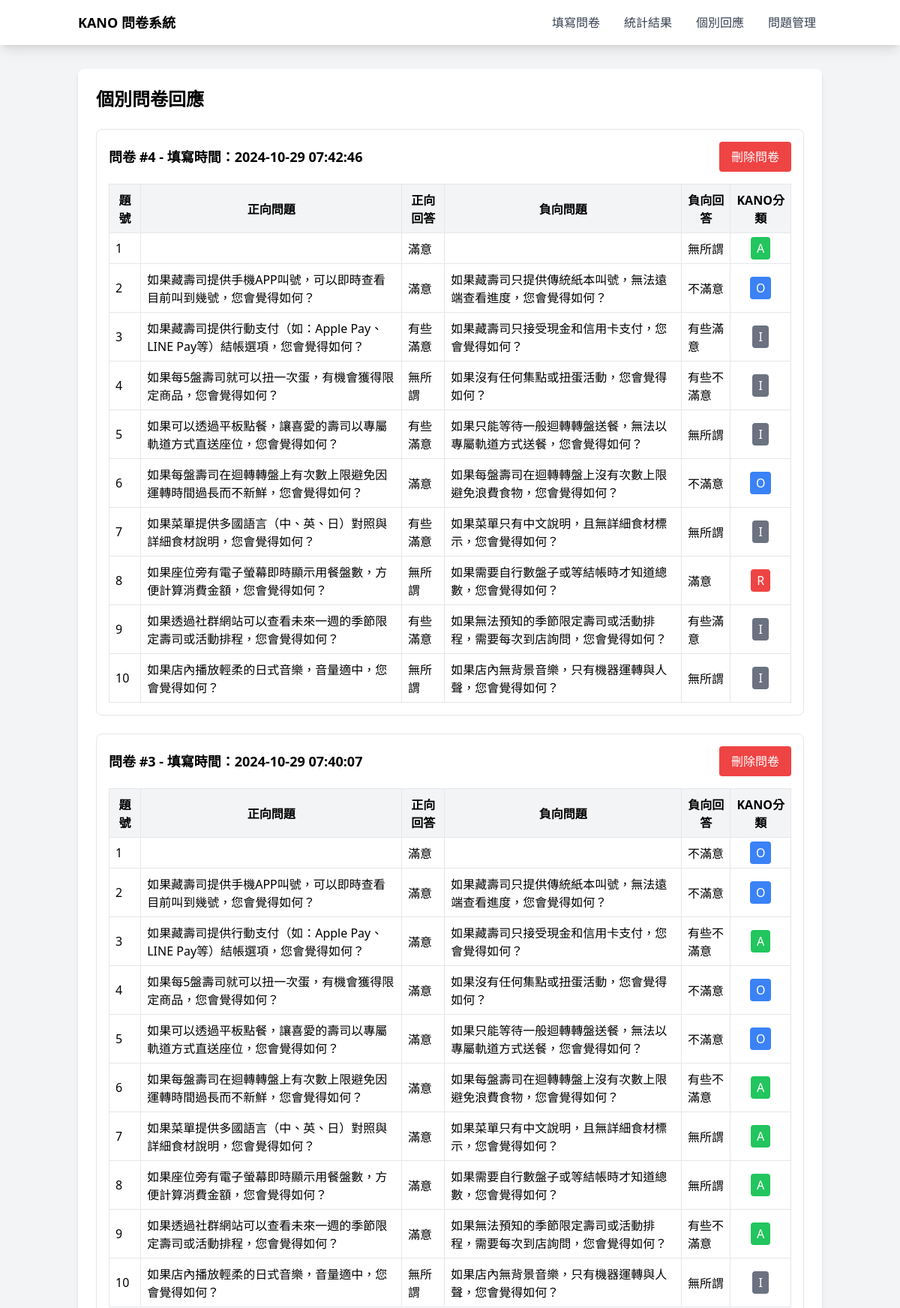
The app's page /responses (upper part) with its own data.
### models.py (models this page shows)
class Survey(db.Model):
    __tablename__ = 'survey'  # 明確指定資料表名稱
    id = db.Column(db.Integer, primary_key=True)
    timestamp = db.Column(db.DateTime, default=datetime.utcnow)
    responses = db.relationship('Response', backref='survey', lazy=True)

class Response(db.Model):
    __tablename__ = 'response'  # 明確指定資料表名稱
    id = db.Column(db.Integer, primary_key=True)
    survey_id = db.Column(db.Integer, db.ForeignKey('survey.id'), nullable=False)
    question_id = db.Column(db.Integer, nullable=False)
    positive_response = db.Column(db.Integer, nullable=False)
    negative_response = db.Column(db.Integer, nullable=False)
    kano_category = db.Column(db.String(1), nullable=False)

class Question(db.Model):
    __tablename__ = 'question'
    id = db.Column(db.Integer, primary_key=True)
    positive = db.Column(db.Text, nullable=False)  # 正向問題
    negative = db.Column(db.Text, nullable=False)  # 負向問題
    order = db.Column(db.Integer, default=0)       # 問題順序
    active = db.Column(db.Boolean, default=True)   # 是否啟用
    created_at = db.Column(db.DateTime, default=datetime.utcnow)
    updated_at = db.Column(db.DateTime, default=datetime.utcnow, onupdate=datetime.utcnow)
    def to_dict(self):
        return {
            'id': self.id,
            'positive': self.positive,
            'negative': self.negative,
            'order': self.order,
            'active': self.active
        }

### app.py (the view)
@app.route('/responses')
def view_responses():
    surveys = Survey.query.order_by(Survey.timestamp.desc()).all()
    questions = get_questions()
    response_options = {
        1: '滿意',
        2: '有些滿意',
        3: '無所謂',
        4: '有些不滿意',
        5: '不滿意'
    }
    return render_template('responses.html',
                           surveys=surveys,
                           questions=questions,
                           response_options=response_options)

### app.py (called while the page is built)
def get_questions():
    return [q.to_dict() for q in Question.query.filter_by(active=True).order_by(Question.order).all()]

@app.template_filter('format_datetime')
def format_datetime(value):
    if value is None:
        return ""
    return value.strftime('%Y-%m-%d %H:%M:%S')

@app.context_processor
def utility_processor():
    return {
        'kano_descriptions': kano_descriptions,
    }

### templates/responses.html (shortened to what this page needs)
{% extends "base.html" %}
{% block content %}
<div class="max-w-6xl mx-auto bg-white rounded-lg shadow-md p-6">
    <h1 class="text-2xl font-bold mb-6">個別問卷回應</h1>
    {% if surveys %}
        {% for survey in surveys %}
        <div class="border rounded-lg p-4 mb-6" id="survey-{{ survey.id }}">
            <div class="flex justify-between items-center mb-4">
                <h2 class="text-lg font-semibold">
                    問卷 #{{ survey.id }} - 填寫時間：{{ survey.timestamp|format_datetime }}
                </h2>
                <button
                    onclick="deleteSurvey({{ survey.id }})"
                    class="bg-red-500 text-white px-4 py-2 rounded hover:bg-red-600 focus:outline-none">
                    刪除問卷
                </button>
            </div>
            <table class="w-full border-collapse">
                <thead>
                    <tr class="bg-gray-100">
                        <th class="border p-2">題號</th>
                        <th class="border p-2">正向問題</th>
                        <th class="border p-2">正向回答</th>
                        <th class="border p-2">負向問題</th>
                        <th class="border p-2">負向回答</th>
                        <th class="border p-2">KANO分類</th>
                    </tr>
                </thead>
                <tbody>
                    {% for response in survey.responses %}
                    <tr>
                        <td class="border p-2">{{ response.question_id }}</td>
                        <td class="border p-2">
                            {% for q in questions if q.id == response.question_id %}
                                {{ q.positive }}
                            {% endfor %}
                        </td>
                        <td class="border p-2">{{ response_options[response.positive_response] }}</td>
                        <td class="border p-2">
                            {% for q in questions if q.id == response.question_id %}
                                {{ q.negative }}
                            {% endfor %}
                        </td>
                        <td class="border p-2">{{ response_options[response.negative_response] }}</td>
                        <td class="border p-2 text-center">
                            <span
                                class="px-2 py-1 rounded text-white
                                {% if response.kano_category == 'A' %}bg-green-500
                                {% elif response.kano_category == 'O' %}bg-blue-500
                                {% elif response.kano_category == 'M' %}bg-yellow-500
                                {% elif response.kano_category == 'I' %}bg-gray-500
                                {% elif response.kano_category == 'R' %}bg-red-500
                                {% else %}bg-purple-500{% endif %}">
                                {{ response.kano_category }}
                            </span>
                        </td>
                    </tr>
                    {% endfor %}
                </tbody>
            </table>
        </div>
        {% endfor %}
    {% else %}
        <div class="text-center py-8 text-gray-500">
            目前還沒有問卷回應
        </div>
    {% endif %}
</div>
{% endblock %}

### records on screen
Survey: id "4", timestamp "2024-10-29 07:42:46"
Response: question_id "1", positive_response "滿意", negative_response "無所謂", kano_category "A"
Response: question_id "2", positive_response "滿意", negative_response "不滿意", kano_category "O"
Question: positive "如果藏壽司提供手機APP叫號，可以即時查看目前叫到幾號，您會覺得如何？", negative "如果藏壽司只提供傳統紙本叫號，無法遠端查看進度，您會覺得如何？"
Response: question_id "3", positive_response "有些滿意", negative_response "有些滿意", kano_category "I"
Question: positive "如果藏壽司提供行動支付（如：Apple Pay、LINE Pay等）結帳選項，您會覺得如何？", negative "如果藏壽司只接受現金和信用卡支付，您會覺得如何？"
Response: question_id "4", positive_response "無所謂", negative_response "有些不滿意", kano_category "I"
Question: positive "如果每5盤壽司就可以扭一次蛋，有機會獲得限定商品，您會覺得如何？", negative "如果沒有任何集點或扭蛋活動，您會覺得如何？"
Response: question_id "5", positive_response "有些滿意", negative_response "無所謂", kano_category "I"
Question: positive "如果可以透過平板點餐，讓喜愛的壽司以專屬軌道方式直送座位，您會覺得如何？", negative "如果只能等待一般迴轉轉盤送餐，無法以專屬軌道方式送餐，您會覺得如何？"
Response: question_id "6", positive_response "滿意", negative_response "不滿意", kano_category "O"
Question: positive "如果每盤壽司在迴轉轉盤上有次數上限避免因運轉時間過長而不新鮮，您會覺得如何？", negative "如果每盤壽司在迴轉轉盤上沒有次數上限避免浪費食物，您會覺得如何？"
Response: question_id "7", positive_response "有些滿意", negative_response "無所謂", kano_category "I"
Question: positive "如果菜單提供多國語言（中、英、日）對照與詳細食材說明，您會覺得如何？", negative "如果菜單只有中文說明，且無詳細食材標示，您會覺得如何？"
Response: question_id "8", positive_response "無所謂", negative_response "滿意", kano_category "R"
Question: positive "如果座位旁有電子螢幕即時顯示用餐盤數，方便計算消費金額，您會覺得如何？", negative "如果需要自行數盤子或等結帳時才知道總數，您會覺得如何？"
Response: question_id "9", positive_response "有些滿意", negative_response "有些滿意", kano_category "I"
Question: positive "如果透過社群網站可以查看未來一週的季節限定壽司或活動排程，您會覺得如何？", negative "如果無法預知的季節限定壽司或活動排程，需要每次到店詢問，您會覺得如何？"
Response: question_id "10", positive_response "無所謂", negative_response "無所謂", kano_category "I"
Question: positive "如果店內播放輕柔的日式音樂，音量適中，您會覺得如何？", negative "如果店內無背景音樂，只有機器運轉與人聲，您會覺得如何？"
Survey: id "3", timestamp "2024-10-29 07:40:07"
Response: question_id "1", positive_response "滿意", negative_response "不滿意", kano_category "O"
Response: question_id "2", positive_response "滿意", negative_response "不滿意", kano_category "O"
Response: question_id "3", positive_response "滿意", negative_response "有些不滿意", kano_category "A"
Response: question_id "4", positive_response "滿意", negative_response "不滿意", kano_category "O"
Response: question_id "5", positive_response "滿意", negative_response "不滿意", kano_category "O"
Response: question_id "6", positive_response "滿意", negative_response "有些不滿意", kano_category "A"
Response: question_id "7", positive_response "滿意", negative_response "無所謂", kano_category "A"
Response: question_id "8", positive_response "滿意", negative_response "無所謂", kano_category "A"
Response: question_id "9", positive_response "滿意", negative_response "有些不滿意", kano_category "A"
Response: question_id "10", positive_response "無所謂", negative_response "無所謂", kano_category "I"
